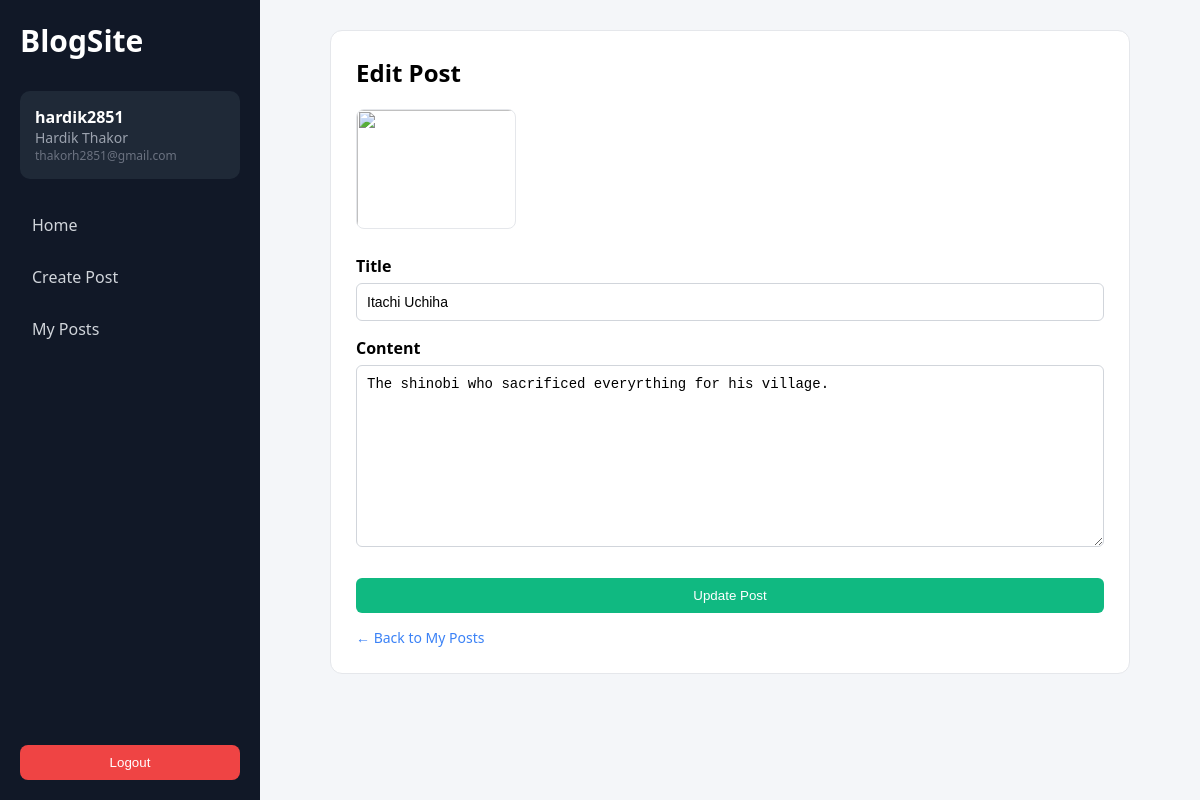
The app's page /blogs/edit/9/ (signed in) with its own data.
### users/models.py (models this page shows, shortened)
class User(AbstractUser):
    email = models.EmailField(unique=True)

### blogs/models.py (models this page shows, shortened)
class Post(models.Model):
    title = models.CharField(max_length=200)
    maincontent = models.TextField()
    author = models.ForeignKey(
        settings.AUTH_USER_MODEL,
        on_delete=models.CASCADE,
        related_name="posts"
    )
    datecreated = models.DateTimeField(auto_now_add=True)
    dateedited = models.DateTimeField(auto_now=True)
    image = CloudinaryField('image', blank=True, null=True)

### blogs/views.py (the view)
# urls.py: path('edit/<int:post_id>/',editpost,name='editpost'),
@login_required
def editpost(request,post_id):
    post = get_object_or_404(Post, id=post_id)
    if request.user != post.author:
        return redirect('blogs:home')
    if request.method == "POST":
        form = EditPostForm(request.POST, instance=post)
        if form.is_valid():
            form.save()
            return redirect('blogs:postdetail', post.id)
    else:
        form = PostForm(instance=post)
    return render(request, 'blogs/editpost.html', {
        'form': form,
        'post': post
    })

### blogs/forms.py (shortened to what this page needs)
class PostForm(forms.ModelForm):
    class Meta:
        model = Post
        fields = ['title', 'maincontent','image']

### blogs/templates/blogs/editpost.html (shortened to what this page needs)
{% extends 'base.html' %}
{% load static %}
{% block extra_css %}
<link rel="stylesheet" href="{% static 'css/blogs/editpost.css' %}">
{% endblock %}
{% block content %}
<section class="edit-wrapper">
    <div class="edit-container">
        <h1 class="page-title">Edit Post</h1>
        {% if post.image %}
        <div class="edit-image-preview">
            <img src="{{ post.image.url }}">
        </div>
        {% endif %}
        <form method="POST" class="edit-form">
            <div class="form-group">
                <label>Title</label>
                {{ form.title }}
            </div>
            <div class="form-group">
                <label>Content</label>
                {{ form.maincontent }}
            </div>
            <button type="submit" class="btn update-btn">
                Update Post
            </button>
        </form>
        <a href="{% url 'blogs:myposts' %}" class="back-link">
            ← Back to My Posts
        </a>
    </div>
</section>
{% endblock %}

### templates/base.html (shortened to what this page needs)
{% load static %}
<!DOCTYPE html>
<html lang="en">
<head>
    <link rel="stylesheet" href="{% static 'css/base.css' %}">
    {% block extra_css %}{% endblock %}
</head>
<body>
<div class="base-layout">
    {% if user.is_authenticated %}
    <aside class="base-sidebar">
        <div class="base-logo">
            <h2>BlogSite</h2>
        </div>
        <div class="base-user">
            <p class="base-username">{{ user.username }}</p>
            <p class="base-fullname">{{ user.first_name }} {{ user.last_name }}</p>
            <p class="base-email">{{ user.email }}</p>
        </div>
        <nav class="base-nav">
            <a href="{% url 'blogs:home' %}" class="base-nav-link">Home</a>
            <a href="{% url 'blogs:createpost' %}" class="base-nav-link">Create Post</a>
            <a href="{% url 'blogs:myposts' %}" class="base-nav-link">My Posts</a>
        </nav>
        <form method="POST" action="{% url 'users:logout' %}" class="base-logout">
            <button class="base-btn base-btn-danger" type="submit">Logout</button>
        </form>
    </aside>
    {% endif %}
    <main class="base-main">
        {% block content %}
        {% endblock %}
    </main>
</div>
</body>
</html>

### static/css/base.css (style rules this page uses)
* { margin: 0; padding: 0; box-sizing: border-box; }
body { font-family: "Segoe UI", Tahoma, sans-serif; background: #f4f6f9; }
.base-layout { display: flex; min-height: 100vh; }
.base-sidebar { width: 260px; background: #111827; color: #fff; display: flex; flex-direction: column; padding: 20px; }
.base-logo { font-size: 20px; font-weight: bold; margin-bottom: 30px; }
.base-user { background: #1f2937; padding: 15px; border-radius: 10px; margin-bottom: 25px; }
.base-username { font-weight: bold; }
.base-fullname { font-size: 14px; color: #9ca3af; }
.base-email { font-size: 12px; color: #6b7280; }
.base-nav { display: flex; flex-direction: column; gap: 10px; }
.base-nav-link { text-decoration: none; color: #d1d5db; padding: 10px 12px; border-radius: 8px; transition: all 0.2s ease; }
.base-logout { margin-top: auto; }
.base-btn { width: 100%; padding: 10px; border-radius: 8px; border: none; cursor: pointer; font-weight: 500; }
.base-btn-danger { background: #ef4444; color: white; }
.base-main { flex: 1; padding: 30px; }

### static/css/blogs/editpost.css (style rules this page uses)
.edit-wrapper { max-width: 800px; margin: 0 auto; }
.edit-container { background-color: #ffffff; padding: 25px; border-radius: 12px; border: 1px solid #e5e7eb; }
.page-title { font-size: 24px; margin-bottom: 20px; }
.edit-image-preview { margin-bottom: 20px; }
.edit-image-preview img { width: 160px; height: 120px; object-fit: cover; object-position: center; border-radius: 8px; border: 1px solid #e5e7eb; }
.edit-form { display: flex; flex-direction: column; }
.form-group { margin-bottom: 16px; }
.form-group label { font-weight: 600; margin-bottom: 6px; display: block; }
.edit-form input, .edit-form textarea { width: 100%; padding: 10px; border-radius: 6px; border: 1px solid #d1d5db; font-size: 14px; }
.edit-form textarea { min-height: 160px; resize: vertical; }
.update-btn { background-color: #10b981; color: white; padding: 10px 16px; border-radius: 6px; border: none; cursor: pointer; margin-top: 10px; }
.back-link { display: inline-block; margin-top: 15px; color: #3b82f6; text-decoration: none; font-size: 14px; }

### records on screen
User: username "hardik2851", first_name "Hardik", last_name "Thakor", email "thakorh2851@gmail.com"
Post: title "Itachi Uchiha", maincontent "The shinobi who sacrificed everyrthing for his village."
